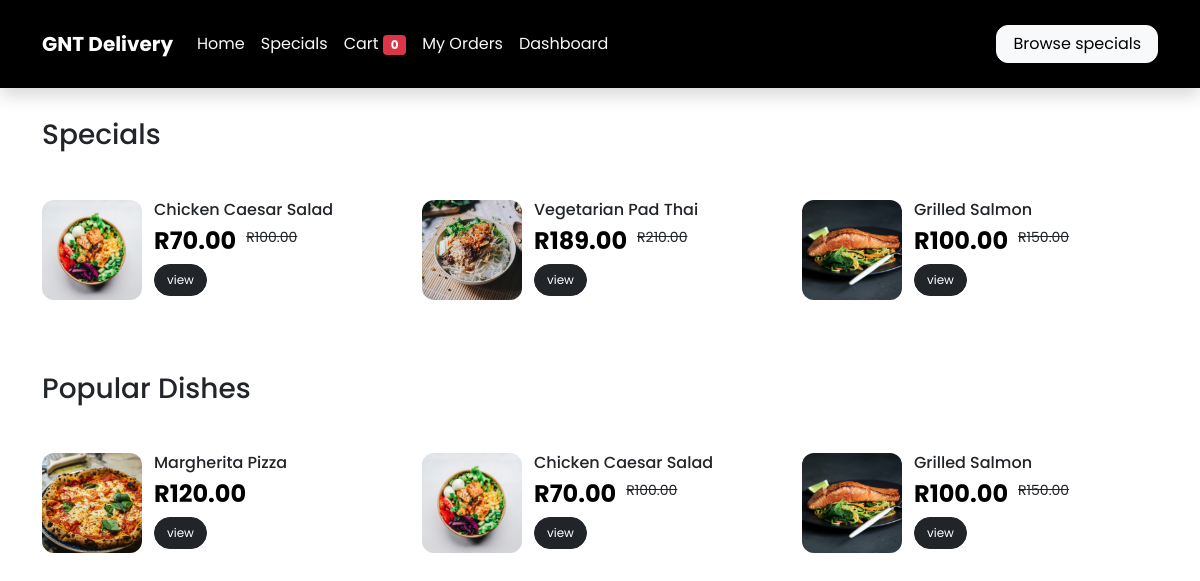
The page /specials on the database its author committed.
### dishes/models.py (models this page shows, shortened)
class MenuItemsModel(models.Model):
    reference = models.CharField(max_length=200, null=True, blank=True)
    name = models.CharField(max_length=200, null=True, blank=True)
    price = models.DecimalField(
        max_digits=30, decimal_places=2, null=True, blank=True)
    description = models.TextField(blank=True)
    item_ingredients = models.ManyToManyField(
        IngredientsModel, blank=True, default=None, related_name='item_ingredients')
    cover_image = models.ImageField(
        null=True, blank=True, upload_to='static/images')
    sale_status = models.CharField(max_length=200, null=True, blank=True)
    sale_price = models.DecimalField(
        max_digits=30, decimal_places=2, null=True, blank=True)
    popular_status = models.CharField(max_length=200, null=True, blank=True)
    date_created = models.DateTimeField(auto_now_add=True, null=True)

### client/views.py (the view)
# urls.py: path('specials',views.SpecialsPageView,name='specials'),
def SpecialsPageView(request):
    specials = MenuItemsModel.objects.filter(sale_status = "Sale")
    popular_dishes = MenuItemsModel.objects.filter(popular_status = "Popular")
    currentUser = request.session.get('currentUser')
    if currentUser != "":
        cartOrders = CartModel.objects.filter(Q(currentUser = currentUser) & Q(status = "Cart"))
        cartCount = 0
        for i in cartOrders:
            cartItems = i.items.all().count()
            cartCount = cartCount + cartItems
    else:
        cartCount = 0
    context = {
        "specials" : specials,
        "popular_dishes" : popular_dishes,
        "cartCount" : cartCount
    }
    return render(request,'client/specialsPage.html',context)

### client/templates/client/specialsPage.html (shortened to what this page needs)
{% extends 'client/base.html' %}
{% load static %}
{% block content %}
<section class="container mt-5">
  <h3 class="mb-5">Specials</h3>
  <div class="row">
    {% for data in specials %}
    <div class="col-12 col-md-6 col-lg-4 mb-4">
      <div>
        <div class="d-flex">
          <img src="{{data.cover_image.url}}" alt="" class="special_img" />
          <div>
            <h6 class="mb-2">{{data.name}}</h6>
            <div class="d-flex">
              <h4 class="mb-0 price_style fw-bold">R{{data.sale_price}}</h4>
              <p class="mb-0 original_price">R{{data.price}}</p>
            </div>
            <a href="{% url 'dish-details' data.id %}">
              <button class="btn btn-dark rounded-pill view_special mt-2">
                view
              </button>
            </a>
          </div>
        </div>
      </div>
    </div>
    {% endfor %}
  </div>
</section>
<section class="container mt-5">
  <h3 class="mb-5">Popular Dishes</h3>
  <div class="row">
    {% for data in popular_dishes %}
    <div class="col-12 col-md-6 col-lg-4 mb-4">
      <div>
        <div class="d-flex">
          <img src="{{data.cover_image.url}}" alt="" class="special_img" />
          <div>
            <h6 class="mb-2">{{data.name}}</h6>
            {% if data.sale_status == "Sale" %}
            <div class="d-flex">
              <h4 class="mb-0 price_style fw-bold">R{{data.sale_price}}</h4>
              <p class="mb-0 original_price">R{{data.price}}</p>
            </div>
            {% elif data.sale_status == "Hero" %}
            <div class="d-flex">
              <h4 class="mb-0 price_style fw-bold">R{{data.sale_price}}</h4>
              <p class="mb-0 original_price">R{{data.price}}</p>
            </div>
            {% else %}
            <h4 class="mb-0 price_style fw-bold">R{{data.price}}</h4>
            {% endif %}
            <a href="{% url 'dish-details' data.id %}">
              <button class="btn btn-dark rounded-pill view_special mt-2">
                view
              </button>
            </a>
          </div>
        </div>
      </div>
    </div>
    {% endfor %}
  </div>
</section>
{% endblock %}

### client/templates/client/base.html (style rules this page uses)
:root { --primary_color: black; --secondary_color: #0bcb76; }
body { font-family: "Poppins", sans-serif; }
body::before { display: block; content: ""; height: 70px; }
a { text-decoration: none; color: inherit; }

### client/templates/partials/navbar.html (style rules this page uses)
:root { --primary_color: black; --secondary_color: #0bcb76; }

### client/templates/client/specialsPage.html (style rules this page uses)
:root { --primary_color: black; --secondary_color: #0bcb76; }
.special_img { height: 100px; width: 100px; margin-right: 12px; border-radius: 12px; object-fit: cover; }
.original_price { font-size: 14px; text-decoration: line-through; margin-left: 10px; }
.price_style { color: var(--primary_color); }
.view_special { font-size: 12px; }

### rows shown on the page
MenuItemsModel: cover_image (picture), name "Chicken Caesar Salad", sale_price "70.00", price "100.00"
MenuItemsModel: cover_image (picture), name "Vegetarian Pad Thai", sale_price "189.00", price "210.00"
MenuItemsModel: cover_image (picture), name "Grilled Salmon", sale_price "100.00", price "150.00"
MenuItemsModel: cover_image (picture), name "Margherita Pizza", price "120.00"

### other values the page prints
{{ cartCount }} "0"
